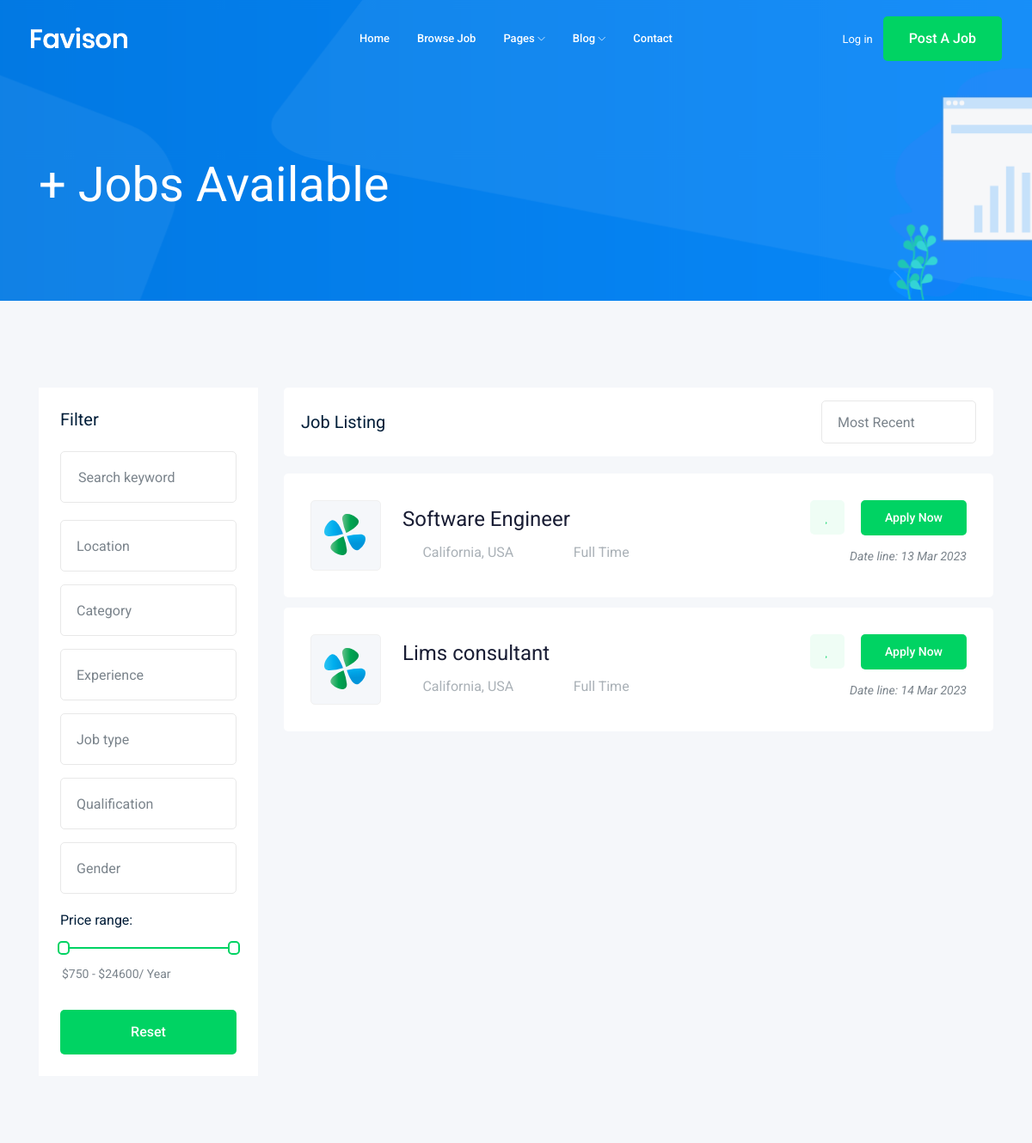
The app's page /jobs/ (upper part), older data.
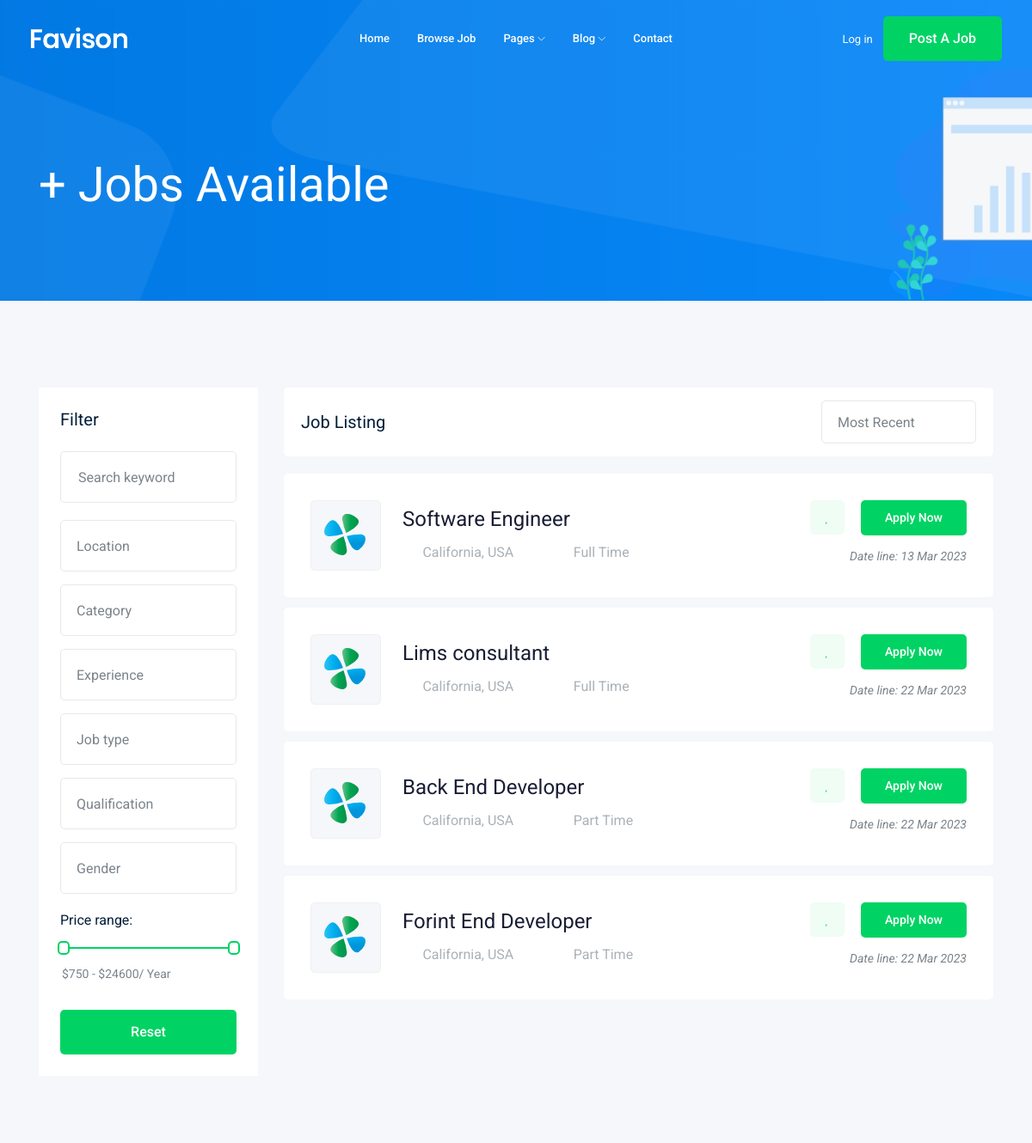
The same page, newer data.
### job/models.py (models this page shows, shortened)
class JOb(models.Model): #Table in DB
    title = models.CharField(max_length=100) # Column in DB
    Job_type = models.CharField(max_length=15, choices=JOB_TYPE)
    Description = models.TextField(max_length=1000)
    Published_At = models.DateTimeField(auto_now=True)
    Vacancy = models.IntegerField(default=1)
    Salary = models.IntegerField(default=0)
    Experiance = models.IntegerField(default=1)
    category = models.ForeignKey('Category',on_delete=models.CASCADE)
    image = models.ImageField(upload_to=Image_upload)
    slug = models.SlugField(blank=True , null=True)
    def __str__(self):
        return self.title

### job/views.py (the view)
def job_list(resquest):
    job_list = JOb.objects.all()
    paginator = Paginator(job_list, 4)
    page_number = resquest.GET.get('page')
    page_obj = paginator.get_page(page_number)
    context = {'jobs' : page_obj}
    return render(resquest,"job/job_list.html",context)

### job/templates/job/job_list.html (shortened to what this page needs)
{% extends 'base.html' %}
{% block body %}
    <div class="bradcam_area bradcam_bg_1">
        <div class="container">
            <div class="row">
                <div class="col-xl-12">
                    <div class="bradcam_text">
                        <h3>{{jobs.count}}+ Jobs Available</h3>
                    </div>
                </div>
            </div>
        </div>
    </div>
    <div class="job_listing_area plus_padding">
        <div class="container">
            <div class="row">
                <div class="col-lg-3">
                    <div class="job_filter white-bg">
                        <div class="form_inner white-bg">
                            <h3>Filter</h3>
                            <form action="#">
                                <div class="row">
                                    <div class="col-lg-12">
                                        <div class="single_field">
                                            <input type="text" placeholder="Search keyword">
                                        </div>
                                    </div>
                                    <div class="col-lg-12">
                                    </div>
                                    <div class="col-lg-12">
                                    </div>
                                    <div class="col-lg-12">
                                    </div>
                                    <div class="col-lg-12">
                                    </div>
                                    <div class="col-lg-12">
                                    </div>
                                    <div class="col-lg-12">
                                    </div>
                                </div>
                            </form>
                        </div>
                        <div class="range_wrap">
                            <label for="amount">Price range:</label>
                            <div id="slider-range"></div>
                            <p>
                                <input type="text" id="amount" readonly style="border:0; color:#7A838B; font-size: 14px; font-weight:400;">
                            </p>
                        </div>
                        <div class="reset_btn">
                            <button  class="boxed-btn3 w-100" type="submit">Reset</button>
                        </div>
                    </div>
                </div>
                <div class="col-lg-9">
                    <div class="recent_joblist_wrap">
                        <div class="recent_joblist white-bg ">
                            <div class="row align-items-center">
                                <div class="col-md-6">
                                    <h4>Job Listing</h4>
                                </div>
                                <div class="col-md-6">
                                    <div class="serch_cat d-flex justify-content-end">
                                    </div>
                                </div>
                            </div>
                        </div>
                    </div>
                    <div class="job_lists m-0">
                        <div class="row">
                            {% for job in jobs %}
                                <div class="col-lg-12 col-md-12">
                                    <div class="single_jobs white-bg d-flex justify-content-between">
                                        <div class="jobs_left d-flex align-items-center">
                                            <div class="thumb">
                                                <img src="img/svg_icon/1.svg" alt="">
                                            </div>
                                            <div class="jobs_conetent">
                                                <a href="{% url 'jobs:job_detail' job.slug %}"><h4>{{job}}</h4></a>
                                                <div class="links_locat d-flex align-items-center">
                                                    <div class="location">
                                                        <p> <i class="fa fa-map-marker"></i> California, USA</p>
                                                    </div>
                                                    <div class="location">
                                                        <p> <i class="fa fa-clock-o"></i>{{job.Job_type}}</p>
                                                    </div>
                                                </div>
                                            </div>
                                        </div>
                                        <div class="jobs_right">
                                            <div class="apply_now">
                                                <a class="heart_mark" href="#"> <i class="fa fa-heart"></i> </a>
                                                <a href="{% url 'jobs:job_detail' job.slug %}" class="boxed-btn3">Apply Now</a>
                                            </div>
                                            <div class="date">
                                                <p>Date line: {{job.Published_At|date:'d M o'}}</p>
                                            </div>
                                        </div>
                                    </div>
                                </div>
                            {% endfor %}
                        </div>
                    </div>
                </div>
            </div>
        </div>
    </div>
{% endblock body %}

### templates/base.html (shortened to what this page needs)
{% load static %}
<!doctype html>
<html class="no-js" lang="zxx">
<head>
    <link rel="stylesheet" href="{% static 'css/bootstrap.min.css' %}">
    <link rel="stylesheet" href="{% static 'css/owl.carousel.min.css' %}">
    <link rel="stylesheet" href="{% static 'css/magnific-popup.css' &}">
    <link rel="stylesheet" href="{% static 'css/font-awesome.min.css' %}">
    <link rel="stylesheet" href="{% static 'css/themify-icons.css' %}">
    <link rel="stylesheet" href="{% static 'css/nice-select.css' %}">
    <link rel="stylesheet" href="{% static 'css/flaticon.css' %}">
    <link rel="stylesheet" href="{% static 'css/jquery-ui.css' %}">
    <link rel="stylesheet" href="{% static 'css/gijgo.css' %}">
    <link rel="stylesheet" href="{% static 'css/animate.min.css' %}">
    <link rel="stylesheet" href="{% static 'css/slicknav.css' %}">
    <link rel="stylesheet" href="{% static 'css/style.css' %}">
</head>
<body>
    <header>
        <div class="header-area ">
            <div id="sticky-header" class="main-header-area">
                <div class="container-fluid ">
                    <div class="header_bottom_border">
                        <div class="row align-items-center">
                            <div class="col-xl-3 col-lg-2">
                                <div class="logo">
                                    <a href="index.html">
                                        <img src="img/logo.png" alt="">
                                    </a>
                                </div>
                            </div>
                            <div class="col-xl-6 col-lg-7">
                                <div class="main-menu  d-none d-lg-block">
                                    <nav>
                                        <ul id="navigation">
                                            <li><a href="index.html">home</a></li>
                                            <li><a href="jobs.html">Browse Job</a></li>
                                            <li><a href="#">pages <i class="ti-angle-down"></i></a>
                                            </li>
                                            <li><a href="#">blog <i class="ti-angle-down"></i></a>
                                            </li>
                                            <li><a href="contact.html">Contact</a></li>
                                        </ul>
                                    </nav>
                                </div>
                            </div>
                            <div class="col-xl-3 col-lg-3 d-none d-lg-block">
                                <div class="Appointment">
                                    <div class="phone_num d-none d-xl-block">
                                        <a href="#">Log in</a>
                                    </div>
                                    <div class="d-none d-lg-block">
                                        <a class="boxed-btn3" href="#">Post a Job</a>
                                    </div>
                                </div>
                            </div>
                            <div class="col-12">
                            </div>
                        </div>
                    </div>
                </div>
            </div>
        </div>
    </header>
    {% block body %}
    {% endblock body %}
</body>
</html>

Row changes from the older to the newer data that the page shows:
changed JOb "Lims consultant": Published_At "14 Mar 2023" → "22 Mar 2023"
added JOb: title "Back End Developer", Job_type "Part Time", Published_At "22 Mar 2023"
added JOb: title "Forint End Developer", Job_type "Part Time", Published_At "22 Mar 2023"
